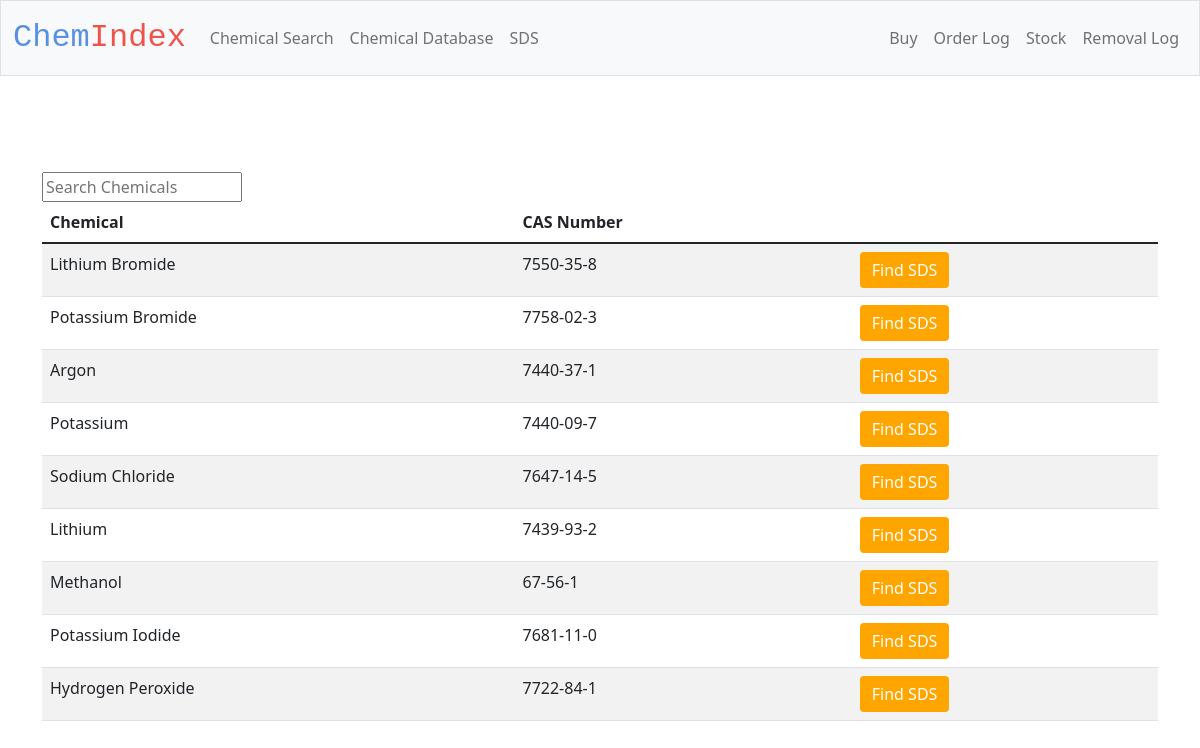
Page /cas_database on the committed database.
### tables this page shows
CREATE TABLE Chemicals (
name TEXT NOT NULL UNIQUE,
cas NOT NULL UNIQUE,
time DATETIME NOT NULL);

### app.py (the view)
@app.route('/cas_database')
def cas_database():
    with sqlite3.connect(db_path) as db:
        data = db.execute("SELECT * FROM Chemicals ORDER BY time DESC")
        return render_template("cas_database.html", chemicals = data)

### templates/cas_database.html (shortened to what this page needs)
{% extends "layout.html" %}
{% block main %}
<main class="container py-5">
    <input type="text" class="cd-search table-filter search" placeholder="Search Chemicals"
    data-table = "cas_table" id="search_input" onkeyup="search_table()"/>
    <table class="table table-striped" id = "cas_table"name= "cas_table">
        <thead>
            <tr>
                <th class="text-start">Chemical</th>
                <th class="text-start">CAS Number</th>
            </tr>
        </thead>
       <tbody>
        {% for chem in chemicals %}
                <tr>
                    <form action="/sds" method="post">
                    <td class="text-start"> {{chem[0]}}</td>
                    <td class="text-start">{{chem[1]}}</td>
                    <td class="text-start"> <button class ="button_sds_database btn btn-primary" type="submit">Find SDS</button></td>
                    </form>
                </tr>
        {% endfor %}
        </tbody>
    </table>
        </main>
{% endblock %}

### static/styles.css (style rules this page uses)
.button_sds_database { background-color:orange; color: white; border: none; }
.search { display:flex; flex-direction: row; position: relative; width:200px; }

### rows in the picture
Chemicals: name "Lithium Bromide", cas "7550-35-8"
Chemicals: name "Potassium Bromide", cas "7758-02-3"
Chemicals: name "Argon", cas "7440-37-1"
Chemicals: name "Potassium", cas "7440-09-7"
Chemicals: name "Sodium Chloride", cas "7647-14-5"
Chemicals: name "Lithium", cas "7439-93-2"
Chemicals: name "Methanol", cas "67-56-1"
Chemicals: name "Potassium Iodide", cas "7681-11-0"
Chemicals: name "Hydrogen Peroxide", cas "7722-84-1"
